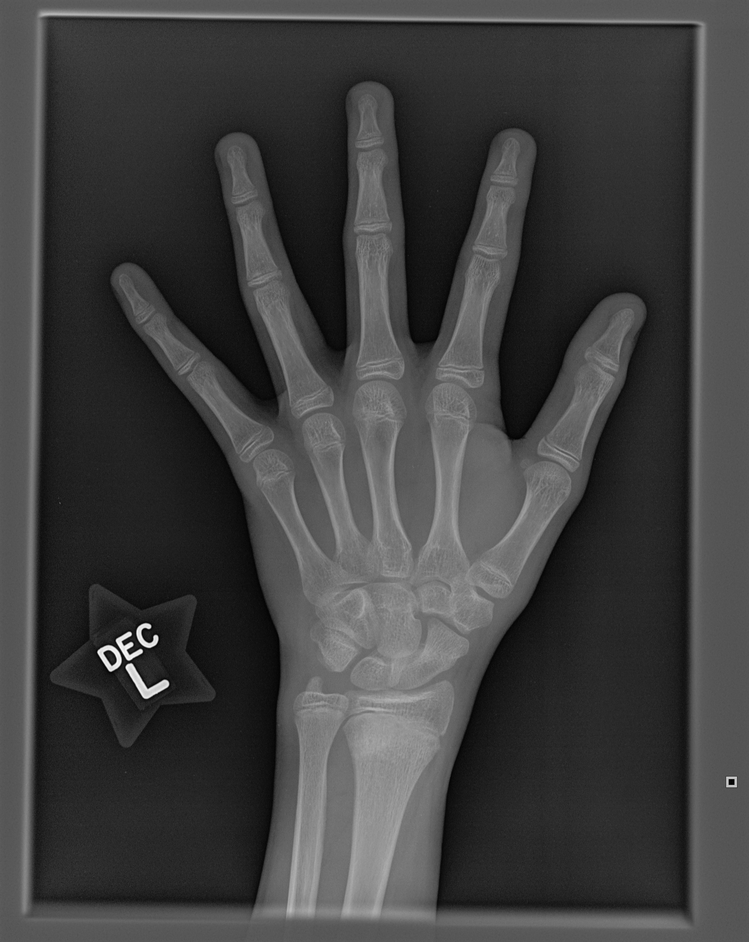
#> input picture samples/xray/contoh.png, 749 x 942 px, shrunk from 2320 x 2920 before the run
$ python -i segmentation.py   (imports and definitions only)
#> lines starting #> are read from the running program, lines starting #| are printed output that depends on the picture; after the words box and inside, x2 and y2 are one past the last pixel; in counts of white or black regions, pixels touching at a corner belong together
"""
Segmentasi eksploratif ROI X-ray OSSIA.

Membandingkan Otsu dan adaptive threshold setelah opsi denoising ringan.
Tidak mengidentifikasi anatomi secara otomatis dan bukan segmentasi klinis tervalidasi.
"""

from __future__ import annotations
from pathlib import Path
from typing import Any, Dict, Optional
import cv2
import numpy as np


def prepare_grayscale(image: np.ndarray) -> np.ndarray:
    if image is None or not isinstance(image, np.ndarray) or image.size == 0:
        raise ValueError("Citra kosong atau tidak valid.")
    if image.ndim == 3:
        if image.shape[2] == 3:
            image = cv2.cvtColor(image, cv2.COLOR_BGR2GRAY)
        elif image.shape[2] == 4:
            image = cv2.cvtColor(image, cv2.COLOR_BGRA2GRAY)
        elif image.shape[2] == 1:
            image = image[:, :, 0]
        else:
            raise ValueError("Jumlah channel tidak didukung.")
    elif image.ndim != 2:
        raise ValueError("Citra harus 2D grayscale atau 3D warna.")
    if image.dtype != np.uint8:
        image = np.nan_to_num(image, nan=0, posinf=255, neginf=0)
        image = cv2.normalize(image, None, 0, 255, cv2.NORM_MINMAX).astype(np.uint8)
    return image


def denoise_image(image: np.ndarray, method: str = "median", strength: int = 3) -> np.ndarray:
    gray = prepare_grayscale(image)
    if method == "none":
        return gray.copy()
    if strength < 3 or strength % 2 == 0:
        raise ValueError("strength harus ganjil dan minimal 3.")
    if method == "median":
        return cv2.medianBlur(gray, strength)
    if method == "gaussian":
        return cv2.GaussianBlur(gray, (strength, strength), 0)
    if method == "bilateral":
        return cv2.bilateralFilter(gray, d=5, sigmaColor=35, sigmaSpace=35)
    raise ValueError("method: none, median, gaussian, bilateral.")


def otsu_segmentation(image: np.ndarray, invert: bool = False, blur_kernel: int = 3) -> Dict[str, Any]:
    gray = prepare_grayscale(image)
    if blur_kernel < 1 or blur_kernel % 2 == 0:
        raise ValueError("blur_kernel harus ganjil positif.")
    filtered = cv2.GaussianBlur(gray, (blur_kernel, blur_kernel), 0) if blur_kernel > 1 else gray
    flag = cv2.THRESH_BINARY_INV if invert else cv2.THRESH_BINARY
    threshold, mask = cv2.threshold(filtered, 0, 255, flag + cv2.THRESH_OTSU)
    return {"mask": mask, "threshold": float(threshold), "method": "otsu"}


def adaptive_mean_segmentation(image: np.ndarray, block_size: int = 31, c_value: int = 5, invert: bool = False) -> np.ndarray:
    gray = prepare_grayscale(image)
    _validate_adaptive(gray, block_size)
    flag = cv2.THRESH_BINARY_INV if invert else cv2.THRESH_BINARY
    return cv2.adaptiveThreshold(gray, 255, cv2.ADAPTIVE_THRESH_MEAN_C, flag, block_size, float(c_value))


def adaptive_gaussian_segmentation(image: np.ndarray, block_size: int = 31, c_value: int = 5, invert: bool = False) -> np.ndarray:
    gray = prepare_grayscale(image)
    _validate_adaptive(gray, block_size)
    flag = cv2.THRESH_BINARY_INV if invert else cv2.THRESH_BINARY
    return cv2.adaptiveThreshold(gray, 255, cv2.ADAPTIVE_THRESH_GAUSSIAN_C, flag, block_size, float(c_value))


def _validate_adaptive(gray: np.ndarray, block_size: int) -> None:
    if block_size <= 1 or block_size % 2 == 0:
        raise ValueError("block_size harus ganjil dan lebih besar dari 1.")
    if block_size > min(gray.shape):
        raise ValueError("block_size melebihi dimensi terkecil citra.")


def segmentation_summary(mask: np.ndarray) -> Dict[str, float]:
    if mask is None or mask.ndim != 2:
        raise ValueError("Mask harus berupa citra 2D.")
    fg = int(np.count_nonzero(mask))
    total = int(mask.size)
    return {"total_pixels": total, "foreground_pixels": fg,
            "background_pixels": total - fg, "foreground_ratio": fg / total if total else 0.0}


def segment_roi(
    image: np.ndarray,
    *,
    denoise: str = "median",
    denoise_strength: int = 3,
    invert: bool = False,
    adaptive_block_size: int = 31,
    adaptive_c: int = 5,
) -> Dict[str, Any]:
    gray = prepare_grayscale(image)
    filtered = denoise_image(gray, denoise, denoise_strength)
    otsu = otsu_segmentation(filtered, invert=invert, blur_kernel=1)
    mean = adaptive_mean_segmentation(filtered, adaptive_block_size, adaptive_c, invert)
    gaussian = adaptive_gaussian_segmentation(filtered, adaptive_block_size, adaptive_c, invert)
    masks = {"otsu": otsu["mask"], "adaptive_mean": mean, "adaptive_gaussian": gaussian}
    return {
        "gray_image": gray, "filtered_image": filtered, "masks": masks,
        "otsu_threshold": otsu["threshold"],
        "summaries": {name: segmentation_summary(mask) for name, mask in masks.items()},
        "settings": {"denoise": denoise, "denoise_strength": denoise_strength,
                     "invert": invert, "adaptive_block_size": adaptive_block_size, "adaptive_c": adaptive_c}
    }


def save_segmentation_results(image: np.ndarray, result: Dict[str, Any], output_dir: str | Path = "outputs/segmentation") -> Dict[str, str]:
    out = Path(output_dir)
    out.mkdir(parents=True, exist_ok=True)
    images = {"roi_input": prepare_grayscale(image),
              "filtered_input": result["filtered_image"],
              **{f"mask_{k}": v for k, v in result["masks"].items()}}
    paths = {}
    for name, arr in images.items():
        path = out / f"{name}.png"
        if not cv2.imwrite(str(path), arr):
            raise IOError(f"Gagal menyimpan {path}")
        paths[name] = path.as_posix()
    return paths

>>> import cv2
>>> picture = cv2.imread('../samples/xray/contoh.png')
#> picture is the input picture: shape (942, 749, 3); min 0, max 253, mean 63.6
>>> result = segment_roi(picture)
#> in otsu_segmentation, `threshold, mask = cv2.threshold(filtered, 0, 255, flag + cv2.THRESH_OT..`:
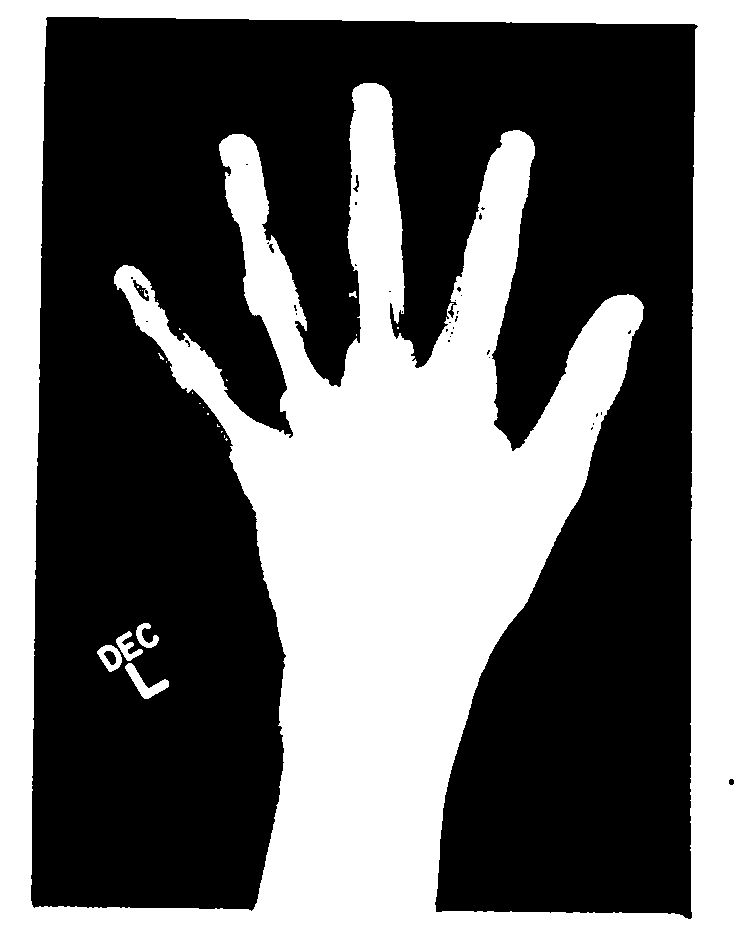
#> mask: shape (942, 749); 42.1% white; 24 white regions (18 under 20 px), largest, box (x1, y1, x2, y2) and area: (0, 0, 749, 942) 295621, (125, 663, 169, 699) 542, (97, 645, 122, 672) 343, (116, 631, 143, 661) 324, (136, 623, 159, 648) 264, (349, 291, 357, 298) 33
#> in otsu_segmentation, `threshold, mask = cv2.threshold(filtered, 0, 255, flag + cv2.THRESH_OT..`: threshold = 68
#> in segment_roi, `otsu = otsu_segmentation(filtered, invert=invert, blur_kernel=1)`: otsu = 3 items
#> in adaptive_mean_segmentation, `return cv2.adaptiveThreshold(gray, 255, cv2.ADAPTIVE_THRESH_MEAN_C, fl..`:
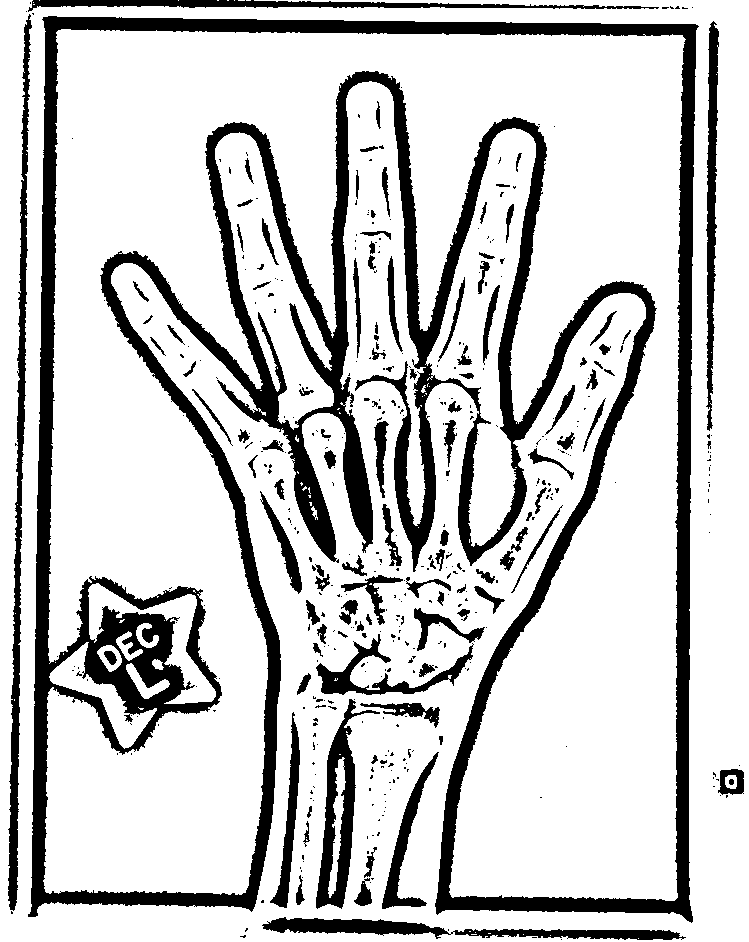
#> returned value: shape (942, 749); 79.3% white; 450 black regions (339 under 20 px), largest, box (x1, y1, x2, y2) and area: (28, 16, 699, 923) 104456, (8, 14, 32, 911) 5773, (316, 699, 380, 909) 3974
#> in adaptive_gaussian_segmentation, `return cv2.adaptiveThreshold(gray, 255, cv2.ADAPTIVE_THRESH_GAUSSIAN_C..`:
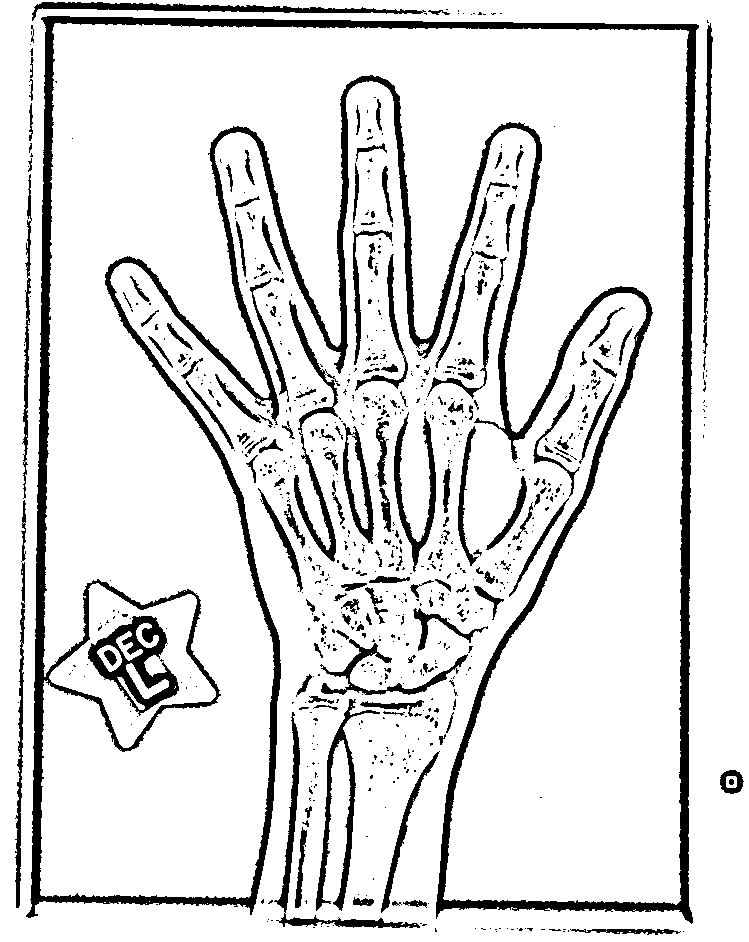
#> returned value: shape (942, 749); 87.1% white; 795 black regions (623 under 20 px), largest, box (x1, y1, x2, y2) and area: (26, 16, 699, 924) 48914, (88, 616, 179, 716) 3286, (32, 2, 426, 21) 2185
#> result = 6 items
